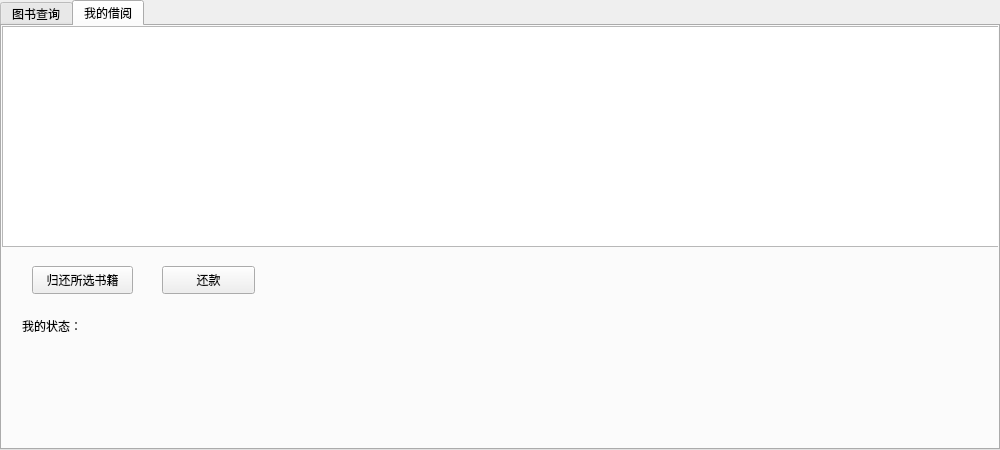
<?xml version="1.0" encoding="UTF-8"?>
<ui version="4.0">
 <class>Home</class>
 <widget class="QWidget" name="Home">
  <property name="geometry">
   <rect>
    <x>0</x>
    <y>0</y>
    <width>1000</width>
    <height>450</height>
   </rect>
  </property>
  <property name="windowTitle">
   <string>Form</string>
  </property>
  <layout class="QHBoxLayout" name="horizontalLayout_5">
   <property name="spacing">
    <number>0</number>
   </property>
   <property name="sizeConstraint">
    <enum>QLayout::SetMaximumSize</enum>
   </property>
   <property name="leftMargin">
    <number>0</number>
   </property>
   <property name="topMargin">
    <number>0</number>
   </property>
   <property name="rightMargin">
    <number>0</number>
   </property>
   <property name="bottomMargin">
    <number>0</number>
   </property>
   <item>
    <widget class="QTabWidget" name="tabWidget">
     <property name="layoutDirection">
      <enum>Qt::LeftToRight</enum>
     </property>
     <property name="currentIndex">
      <number>1</number>
     </property>
     <widget class="QWidget" name="tab">
      <attribute name="title">
       <string>图书查询</string>
      </attribute>
      <widget class="QTableView" name="tableView_1">
       <property name="geometry">
        <rect>
         <x>0</x>
         <y>0</y>
         <width>1011</width>
         <height>221</height>
        </rect>
       </property>
      </widget>
      <widget class="QWidget" name="widget_2" native="true">
       <property name="geometry">
        <rect>
         <x>20</x>
         <y>250</y>
         <width>301</width>
         <height>151</height>
        </rect>
       </property>
       <layout class="QVBoxLayout" name="verticalLayout">
        <item>
         <widget class="QWidget" name="widget" native="true">
          <layout class="QHBoxLayout" name="horizontalLayout">
           <item>
            <widget class="QLabel" name="label">
             <property name="text">
              <string>查询字段</string>
             </property>
            </widget>
           </item>
           <item>
            <widget class="QComboBox" name="comboBox">
             <item>
              <property name="text">
               <string>图书名称</string>
              </property>
             </item>
             <item>
              <property name="text">
               <string>作者</string>
              </property>
             </item>
             <item>
              <property name="text">
               <string>专业领域</string>
              </property>
             </item>
            </widget>
           </item>
           <item>
            <spacer name="horizontalSpacer">
             <property name="orientation">
              <enum>Qt::Horizontal</enum>
             </property>
             <property name="sizeHint" stdset="0">
              <size>
               <width>40</width>
               <height>20</height>
              </size>
             </property>
            </spacer>
           </item>
          </layout>
         </widget>
        </item>
        <item>
         <widget class="QWidget" name="widget_3" native="true">
          <layout class="QHBoxLayout" name="horizontalLayout_2">
           <item>
            <widget class="QLabel" name="label_2">
             <property name="text">
              <string>查询信息</string>
             </property>
            </widget>
           </item>
           <item>
            <widget class="QLineEdit" name="lineEdit"/>
           </item>
           <item>
            <widget class="QPushButton" name="btn_search">
             <property name="text">
              <string>确认查询</string>
             </property>
            </widget>
           </item>
          </layout>
         </widget>
        </item>
        <item>
         <widget class="QPushButton" name="btn_all">
          <property name="text">
           <string>显示全表</string>
          </property>
         </widget>
        </item>
       </layout>
      </widget>
      <widget class="QPushButton" name="btn_ok">
       <property name="geometry">
        <rect>
         <x>330</x>
         <y>320</y>
         <width>121</width>
         <height>28</height>
        </rect>
       </property>
       <property name="text">
        <string>借阅所选书籍</string>
       </property>
      </widget>
      <widget class="QPushButton" name="btn_exit">
       <property name="geometry">
        <rect>
         <x>910</x>
         <y>390</y>
         <width>81</width>
         <height>28</height>
        </rect>
       </property>
       <property name="text">
        <string>退出账号</string>
       </property>
      </widget>
     </widget>
     <widget class="QWidget" name="tab_2">
      <attribute name="title">
       <string>我的借阅</string>
      </attribute>
      <widget class="QTableView" name="tableView_2">
       <property name="geometry">
        <rect>
         <x>0</x>
         <y>0</y>
         <width>1011</width>
         <height>221</height>
        </rect>
       </property>
      </widget>
      <widget class="QPushButton" name="btn_back">
       <property name="geometry">
        <rect>
         <x>30</x>
         <y>240</y>
         <width>101</width>
         <height>28</height>
        </rect>
       </property>
       <property name="text">
        <string>归还所选书籍</string>
       </property>
      </widget>
      <widget class="QWidget" name="widget_4" native="true">
       <property name="geometry">
        <rect>
         <x>20</x>
         <y>280</y>
         <width>270</width>
         <height>39</height>
        </rect>
       </property>
       <layout class="QHBoxLayout" name="horizontalLayout_3">
        <item>
         <widget class="QLabel" name="label_3">
          <property name="text">
           <string>我的状态：</string>
          </property>
         </widget>
        </item>
        <item>
         <widget class="QLineEdit" name="lineEdit_2">
          <property name="styleSheet">
           <string notr="true">background:transparent;border-width:0;border-style:outset</string>
          </property>
         </widget>
        </item>
       </layout>
      </widget>
      <widget class="QPushButton" name="pushButton">
       <property name="geometry">
        <rect>
         <x>160</x>
         <y>240</y>
         <width>93</width>
         <height>28</height>
        </rect>
       </property>
       <property name="text">
        <string>还款</string>
       </property>
      </widget>
     </widget>
    </widget>
   </item>
  </layout>
 </widget>
 <resources/>
 <connections/>
</ui>
